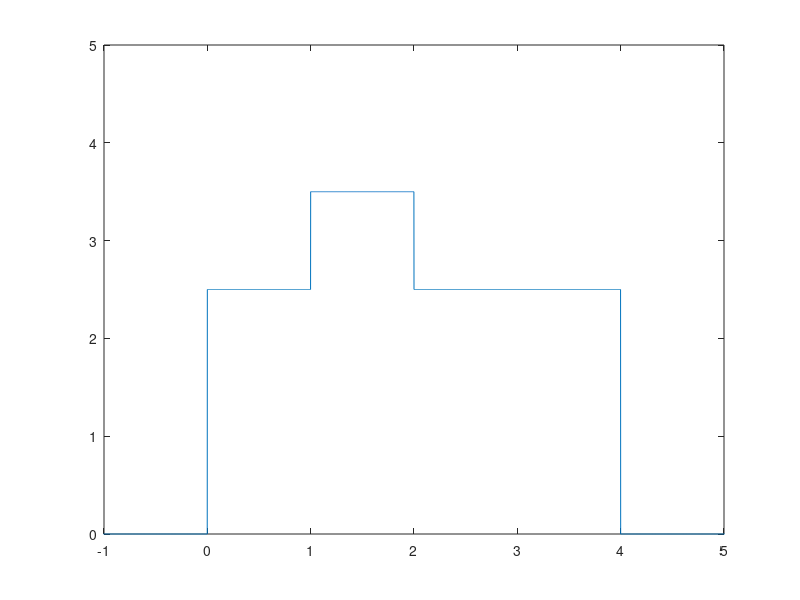

Source code (MATLAB): (Note: this script raises an error after producing the figure.)
clc
clear all
close all

step_size=0.001;
t=-10:step_size:10;
length_t=length(t);
y_t=zeros(1, length(t));

%a=0.5;
%for ii=1:1:length_t
%    if (t(ii)<0)
%        y_t(ii)=exp(a*t(ii));
%    else
%        y_t(ii)=exp(-a*t(ii));
%    end
%end

for ii=1:1:length_t
    if (t(ii)<0)
        y_t(ii)=0;
    elseif (t(ii)<1)
        y_t(ii)=2.5;
    elseif (t(ii)<2)
        y_t(ii)=3.5;
    elseif (t(ii)<4)
        y_t(ii)=2.5;
    else
        y_t(ii)=0;
    end
end 

plot(t, y_t)
axis ([-1 5 0 5])
data=(abs(y_t)).^2;
engery_s=my_int_fun(data, step_size)